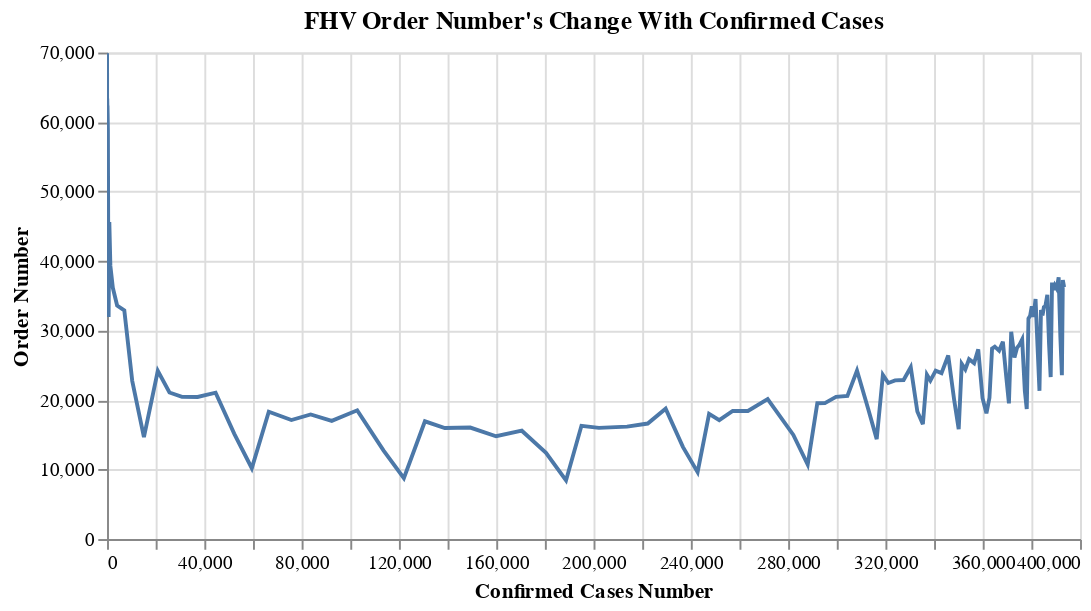

Notebook code cell kept with this figure:
### Markdown cell above
## Relationship between confirmed cases and for hire vehicle order number

### Code cell
fhv_chart = alt.Chart(fhv_2020_covid, title="FHV Order Number's Change With Confirmed Cases").mark_line().encode(
    x="positive:Q",
    y="count2020:Q",
    tooltip=list(fhv_2020_covid.columns)
).properties(
    width=500,
    height=250
).interactive()

fhv_chart.encoding.x.title = "Confirmed Cases Number"
fhv_chart.encoding.y.title = "Order Number"

fhv_chart

### Figure 1 — Vega-Lite specification as saved in the notebook (floating-point values rounded to 4 significant figures)
{"config": {"view": {"continuousWidth": 400, "continuousHeight": 300}}, "data": {"name": "data-33af0f936c53148784758924240506a1"}, "mark": "line", "encoding": {"tooltip": [{"type": "nominal", "field": "date2020"}, {"type": "quantitative", "field": "count2020"}, {"type": "quantitative", "field": "positive"}], "x": {"type": "quantitative", "field": "positive", "title": "Confirmed Cases Number"}, "y": {"type": "quantitative", "field": "count2020", "title": "Order Number"}}, "height": 250, "selection": {"selector007": {"type": "interval", "bind": "scales", "encodings": ["x", "y"]}}, "title": "FHV Order Number's Change With Confirmed Cases", "width": 500, "$schema": "https://vega.github.io/schema/vega-lite/v4.8.1.json", "datasets": {"data-33af0f936c53148784758924240506a1": [{"date2020": "2020-03-01", "count2020": 44800, "positive": 0}, {"date2020": "2020-03-02", "count2020": 65168, "positive": 0}, {"date2020": "2020-03-03", "count2020": 68632, "positive": 1}, {"date2020": "2020-03-04", "count2020": 69476, "positive": 1}, {"date2020": "2020-03-05", "count2020": 69880, "positive": 3}, {"date2020": "2020-03-06", "count2020": 67153, "positive": 25}, {"date2020": "2020-03-07", "count2020": 50052, "positive": 36}, {"date2020": "2020-03-08", "count2020": 42517, "positive": 60}, {"date2020": "2020-03-09", "count2020": 63384, "positive": 88}, {"date2020": "2020-03-10", "count2020": 61867, "positive": 151}, {"date2020": "2020-03-11", "count2020": 62381, "positive": 195}, {"date2020": "2020-03-12", "count2020": 61250, "positive": 251}, {"date2020": "2020-03-13", "count2020": 58889, "positive": 353}, {"date2020": "2020-03-14", "count2020": 40668, "positive": 517}, {"date2020": "2020-03-15", "count2020": 31959, "positive": 648}, {"date2020": "2020-03-16", "count2020": 45625, "positive": 942}, {"date2020": "2020-03-17", "count2020": 39302, "positive": 1374}, {"date2020": "2020-03-18", "count2020": 36151, "positive": 2383}, {"date2020": "2020-03-19", "count2020": 33596, "positive": 4152}, {"date2020": "2020-03-20", "count2020": 32910, "positive": 7102}, {"date2020": "2020-03-21", "count2020": 22765, "positive": 10356}, {"date2020": "2020-03-22", "count2020": 14668, "positive": 15168}, {"date2020": "2020-03-23", "count2020": 24204, "positive": 20875}, {"date2020": "2020-03-24", "count2020": 21090, "positive": 25665}, {"date2020": "2020-03-25", "count2020": 20451, "positive": 30810}, {"date2020": "2020-03-26", "count2020": 20442, "positive": 37258}, {"date2020": "2020-03-27", "count2020": 21060, "positive": 44637}, {"date2020": "2020-03-28", "count2020": 15132, "positive": 52318}, {"date2020": "2020-03-29", "count2020": 10186, "positive": 59513}, {"date2020": "2020-03-30", "count2020": 18325, "positive": 66497}, {"date2020": "2020-03-31", "count2020": 17125, "positive": 75795}, {"date2020": "2020-04-01", "count2020": 17926, "positive": 83712}, {"date2020": "2020-04-02", "count2020": 16999, "positive": 92381}, {"date2020": "2020-04-03", "count2020": 18522, "positive": 102863}, {"date2020": "2020-04-04", "count2020": 12732, "positive": 113704}, {"date2020": "2020-04-05", "count2020": 8747, "positive": 122031}, {"date2020": "2020-04-06", "count2020": 16942, "positive": 130689}, {"date2020": "2020-04-07", "count2020": 15978, "positive": 138863}, {"date2020": "2020-04-08", "count2020": 16043, "positive": 149316}, {"date2020": "2020-04-09", "count2020": 14787, "positive": 159937}, {"date2020": "2020-04-10", "count2020": 15590, "positive": 170512}, {"date2020": "2020-04-11", "count2020": 12411, "positive": 180458}, {"date2020": "2020-04-12", "count2020": 8436, "positive": 188694}, {"date2020": "2020-04-13", "count2020": 16288, "positive": 195031}, {"date2020": "2020-04-14", "count2020": 16002, "positive": 202208}, {"date2020": "2020-04-15", "count2020": 16177, "positive": 213779}, {"date2020": "2020-04-16", "count2020": 16618, "positive": 222284}, {"date2020": "2020-04-17", "count2020": 18758, "positive": 229642}, {"date2020": "2020-04-18", "count2020": 13264, "positive": 236732}, {"date2020": "2020-04-19", "count2020": 9626, "positive": 242786}, {"date2020": "2020-04-20", "count2020": 18022, "positive": 247512}, {"date2020": "2020-04-21", "count2020": 17103, "positive": 251690}, {"date2020": "2020-04-22", "count2020": 18436, "positive": 257216}, {"date2020": "2020-04-23", "count2020": 18425, "positive": 263460}, {"date2020": "2020-04-24", "count2020": 20122, "positive": 271590}, {"date2020": "2020-04-25", "count2020": 14988, "positive": 282143}, {"date2020": "2020-04-26", "count2020": 10703, "positive": 288045}, {"date2020": "2020-04-27", "count2020": 19543, "positive": 291996}, {"date2020": "2020-04-28", "count2020": 19553, "positive": 295106}, {"date2020": "2020-04-29", "count2020": 20449, "positive": 299691}, {"date2020": "2020-04-30", "count2020": 20590, "positive": 304372}, {"date2020": "2020-05-01", "count2020": 24246, "positive": 308314}, {"date2020": "2020-05-02", "count2020": 18639, "positive": 312977}, {"date2020": "2020-05-03", "count2020": 14377, "positive": 316415}, {"date2020": "2020-05-04", "count2020": 23615, "positive": 318953}, {"date2020": "2020-05-05", "count2020": 22456, "positive": 321192}, {"date2020": "2020-05-06", "count2020": 22825, "positive": 323978}, {"date2020": "2020-05-07", "count2020": 22875, "positive": 327469}, {"date2020": "2020-05-08", "count2020": 24714, "positive": 330407}, {"date2020": "2020-05-09", "count2020": 18349, "positive": 333122}, {"date2020": "2020-05-10", "count2020": 16535, "positive": 335395}, {"date2020": "2020-05-11", "count2020": 23643, "positive": 337055}, {"date2020": "2020-05-12", "count2020": 22798, "positive": 338485}, {"date2020": "2020-05-13", "count2020": 24229, "positive": 340661}, {"date2020": "2020-05-14", "count2020": 23881, "positive": 343051}, {"date2020": "2020-05-15", "count2020": 26425, "positive": 345813}, {"date2020": "2020-05-16", "count2020": 20094, "positive": 348232}, {"date2020": "2020-05-17", "count2020": 15821, "positive": 350121}, {"date2020": "2020-05-18", "count2020": 25199, "positive": 351371}, {"date2020": "2020-05-19", "count2020": 24410, "positive": 352845}, {"date2020": "2020-05-20", "count2020": 25883, "positive": 354370}, {"date2020": "2020-05-21", "count2020": 25312, "positive": 356458}, {"date2020": "2020-05-22", "count2020": 27286, "positive": 358154}, {"date2020": "2020-05-23", "count2020": 20273, "positive": 359926}, {"date2020": "2020-05-24", "count2020": 18086, "positive": 361515}, {"date2020": "2020-05-25", "count2020": 20318, "positive": 362764}, {"date2020": "2020-05-26", "count2020": 27400, "positive": 363836}, {"date2020": "2020-05-27", "count2020": 27684, "positive": 364965}, {"date2020": "2020-05-28", "count2020": 27110, "positive": 366733}, {"date2020": "2020-05-29", "count2020": 28379, "positive": 368284}, {"date2020": "2020-05-30", "count2020": 23392, "positive": 369660}, {"date2020": "2020-05-31", "count2020": 19524, "positive": 370770}, {"date2020": "2020-06-01", "count2020": 29834, "positive": 371711}, {"date2020": "2020-06-02", "count2020": 26118, "positive": 373040}, {"date2020": "2020-06-03", "count2020": 27505, "positive": 374085}, {"date2020": "2020-06-04", "count2020": 27979, "positive": 375133}, {"date2020": "2020-06-05", "count2020": 28727, "positive": 376208}, {"date2020": "2020-06-06", "count2020": 21305, "positive": 377316}, {"date2020": "2020-06-07", "count2020": 18722, "positive": 378097}, {"date2020": "2020-06-08", "count2020": 31724, "positive": 378799}, {"date2020": "2020-06-09", "count2020": 32110, "positive": 379482}, {"date2020": "2020-06-10", "count2020": 33479, "positive": 380156}, {"date2020": "2020-06-11", "count2020": 31975, "positive": 380892}, {"date2020": "2020-06-12", "count2020": 34528, "positive": 381714}, {"date2020": "2020-06-13", "count2020": 26921, "positive": 382630}, {"date2020": "2020-06-14", "count2020": 21329, "positive": 383324}, {"date2020": "2020-06-15", "count2020": 32966, "positive": 383944}, {"date2020": "2020-06-16", "count2020": 32161, "positive": 384575}, {"date2020": "2020-06-17", "count2020": 33368, "positive": 385142}, {"date2020": "2020-06-18", "count2020": 33532, "positive": 385760}, {"date2020": "2020-06-19", "count2020": 35125, "positive": 386556}, {"date2020": "2020-06-20", "count2020": 28054, "positive": 387272}, {"date2020": "2020-06-21", "count2020": 23302, "positive": 387936}, {"date2020": "2020-06-22", "count2020": 36900, "positive": 388488}, {"date2020": "2020-06-23", "count2020": 35850, "positive": 389085}, {"date2020": "2020-06-24", "count2020": 36509, "positive": 389666}, {"date2020": "2020-06-25", "count2020": 36050, "positive": 390415}, {"date2020": "2020-06-26", "count2020": 37655, "positive": 391220}, {"date2020": "2020-06-27", "count2020": 29040, "positive": 391923}, {"date2020": "2020-06-28", "count2020": 23562, "positive": 392539}, {"date2020": "2020-06-29", "count2020": 37264, "positive": 392930}, {"date2020": "2020-06-30", "count2020": 36260, "positive": 393454}]}}
